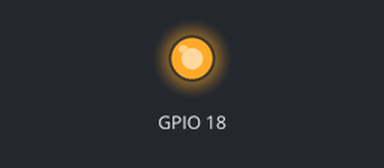
A program run on a simulated Raspberry Pi (BCM pin numbers). On the bench: output pins drawn as LEDs (lit = HIGH). What the program prints to the terminal is not drawn. At 15.6 s the program stops and its outputs stay as they are.

Above: at 1.0 s.
At 4.1 s:
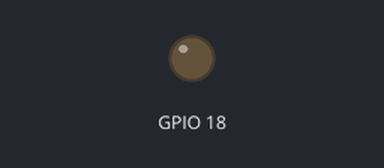
Timing chart, 0 to 6.8 s (numbered marks = the images above):
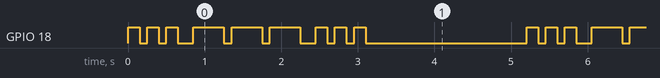

Measured:
- by itself, GPIO 18: repeats every 5.2 s: 2 × (LOW 0.10 s, HIGH 0.15 s), LOW 0.20 s, 2 × (HIGH 0.40 s, LOW 0.10 s), HIGH 0.40 s, LOW 0.20 s, 2 × (HIGH 0.15 s, LOW 0.10 s), HIGH 0.15 s, LOW 2.1 s, HIGH 0.15 s
- by itself, everything shown: repeats every 5.2 s, in 18 steps

The program:

Morse.py
```python
# -*- coding: utf-8 -*-

''' Copyright (C) 2017 Iván Rodríguez Méndez
This software is distributed under the GNU General Public
Licence (version 3 or later); please refer to the file
Licence.txt, included with the software, for details.
'''
# Tutorial creado para el canal de YouTube Piensa 3D

# Tutorial 2: Código MORSE con el GPIO 18

#importamos los módulos necesarios para nuestro código
import RPi.GPIO as GPIO
import time
GPIO.setmode(GPIO.BCM)
GPIO.setup(18, GPIO.OUT) ## GPIO 18 como salida

def morse():
        print "Ejecución de la función de comunicación morse..."
        for a in range(3): #3 Puntos para la letra S
            GPIO.output(18, True) ## Enciendo el 18
            time.sleep(0.15) ## Esperamos 0.15 segundo
            GPIO.output(18, False) ## Apago el 18
            time.sleep(0.1)
        time.sleep(0.1) #Hacemos el cambio de letra
        for a in range(3): #3 Líneas para la letra O
            GPIO.output(18, True) ## Enciendo el 18
            time.sleep(0.4) ## Esperamos 0.15 segundo
            GPIO.output(18, False) ## Apago el 18
            time.sleep(0.1)
        time.sleep(0.1) #Hacemos el cambio de letra
        for a in range(3): #3 Puntos para la letra S
            GPIO.output(18, True) ## Enciendo el 18
            time.sleep(0.15) ## Esperamos 0.15 segundo
            GPIO.output(18, False) ## Apago el 18
            time.sleep(0.1)
        time.sleep(2)
        print "Comunicación morse finalizada"


# Código principal desde el que usamos todas las funciones
for b in range(3):
    morse()

print("Limpiando la configuración de los GPIO")
GPIO.cleanup() ## Hago una limpieza de los GPIO
```
